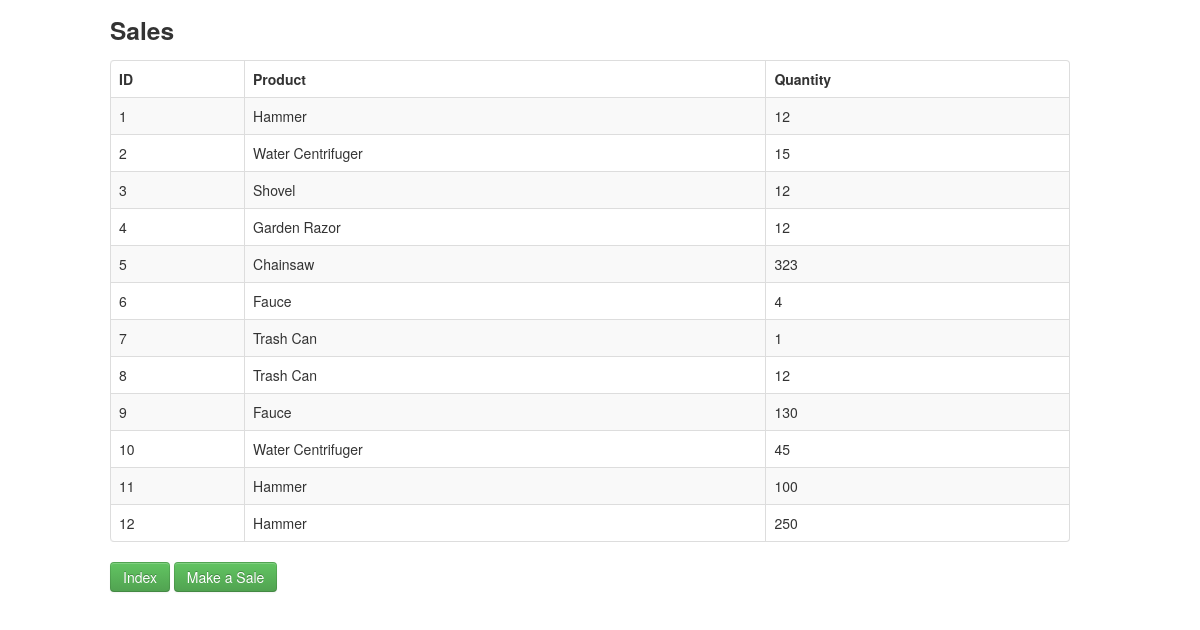
Page /sales.php on the earlier database version.
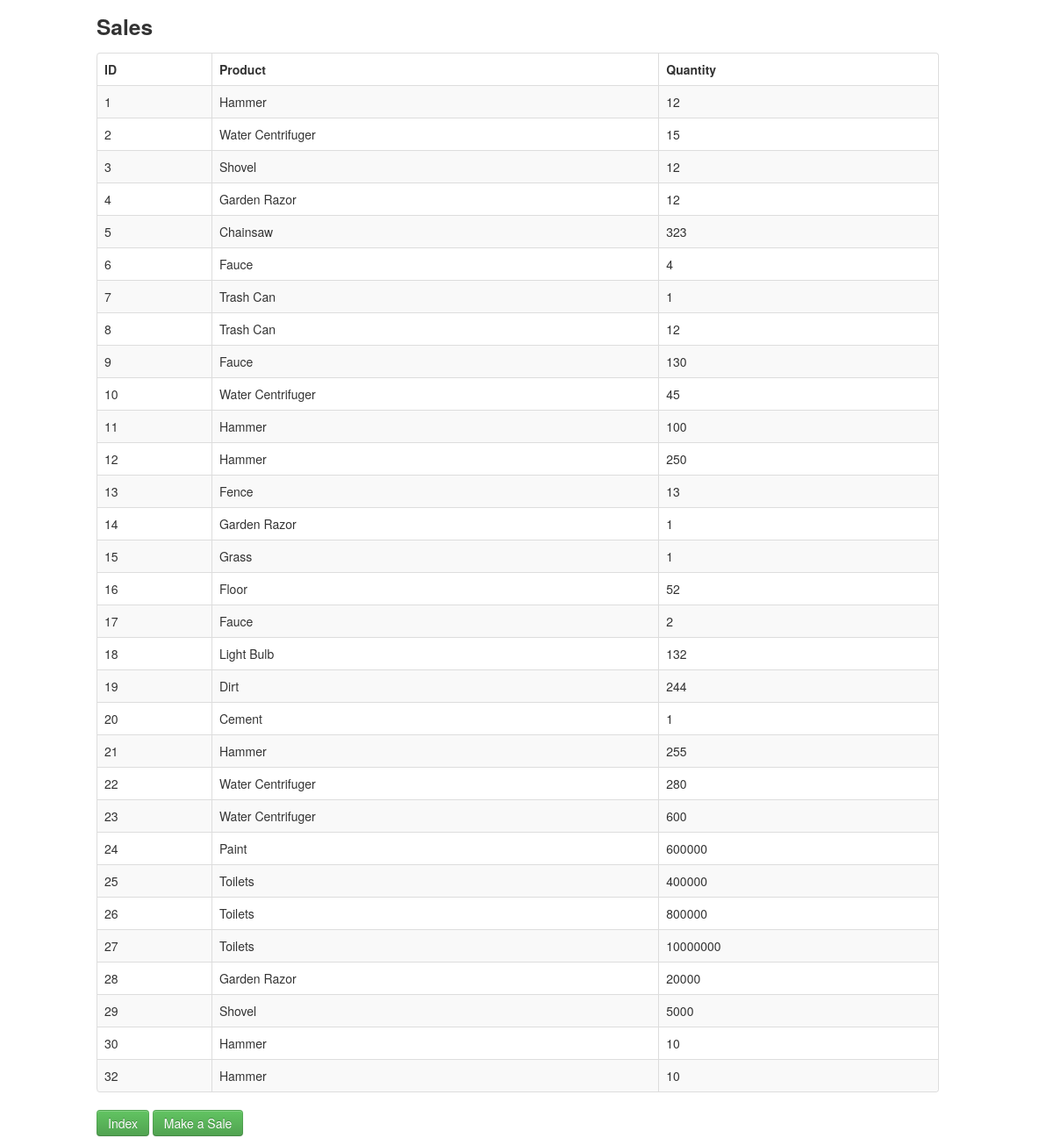
Same page on the later database version.
### tables this page shows
CREATE TABLE `saleProduct` (
  `Id` int(11) NOT NULL AUTO_INCREMENT,
  `product` int(11) DEFAULT NULL,
  `sale` int(11) DEFAULT NULL,
  `quantity` int(11) DEFAULT NULL,
  PRIMARY KEY (`Id`),
  KEY `product` (`product`),
  KEY `sale` (`sale`),
  CONSTRAINT `saleproduct_ibfk_1` FOREIGN KEY (`product`) REFERENCES `product` (`Id`) ON DELETE CASCADE ON UPDATE CASCADE,
  CONSTRAINT `saleproduct_ibfk_2` FOREIGN KEY (`sale`) REFERENCES `sale` (`Id`) ON DELETE CASCADE ON UPDATE CASCADE
);

CREATE TABLE `product` (
  `Id` int(11) NOT NULL AUTO_INCREMENT,
  `name` varchar(30) DEFAULT NULL,
  `price` int(11) DEFAULT NULL,
  `department` int(11) DEFAULT NULL,
  `category` int(11) DEFAULT NULL,
  `orders` int(11) DEFAULT NULL,
  PRIMARY KEY (`Id`),
  KEY `department` (`department`),
  KEY `category` (`category`),
  CONSTRAINT `product_ibfk_1` FOREIGN KEY (`department`) REFERENCES `department` (`Id`) ON DELETE CASCADE ON UPDATE CASCADE,
  CONSTRAINT `product_ibfk_2` FOREIGN KEY (`category`) REFERENCES `category` (`Id`) ON DELETE CASCADE ON UPDATE CASCADE
);

### sales.php (the view, shortened to what this page needs)
<!DOCTYPE html>
<html lang="en">
	<head>
	    <link   href="css/bootstrap.min.css" rel="stylesheet">
	</head>
	<body>
	    <div class="container">
	    		<div class="row">
		   			<h3>Sales</h3>
		   		</div>
				<div class="row">
					<table class="table table-striped table-bordered">
			            <thead>
			                <tr>
			                	<th>ID</th>
			                	<th>Product</th>
			                	<th>Quantity</th>
			                </tr>
			            </thead>
			            <tbody>
			              	<?php
						   	$pdo = Database::connect();
						   	$sql = 'SELECT saleProduct.Id, product.name AS "product", saleProduct.quantity FROM saleProduct INNER JOIN product ON saleProduct.product = product.Id  ORDER BY saleProduct.Id';
						   	foreach ($pdo->query($sql) as $row) {
								echo '<tr>';
	    					   	echo '<td>'. $row['Id'] . '</td>';
	    					  	echo '<td>'. $row['product'] . '</td>';
	    					  	echo '<td>'. $row['quantity'] . '</td>';
							  	echo '</tr>';
						    }
						  	?>
					    </tbody>
		            </table>
		            <p>
						<a href="index.php" class="btn btn-success">Index</a>
						<a href="makeSale.php" class="btn btn-success">Make a Sale</a>
					</p>
	    	</div>
	    </div>
	</body>
</html>

Differences in the rows shown:
added saleproduct: Id "13", product.name "Fence", quantity "13"
added saleproduct: Id "14", product.name "Garden Razor", quantity "1"
added saleproduct: Id "15", product.name "Grass", quantity "1"
added saleproduct: Id "16", product.name "Floor", quantity "52"
added saleproduct: Id "17", product.name "Fauce", quantity "2"
added saleproduct: Id "18", product.name "Light Bulb", quantity "132"
added saleproduct: Id "19", product.name "Dirt", quantity "244"
added saleproduct: Id "20", product.name "Cement", quantity "1"
added saleproduct: Id "21", product.name "Hammer", quantity "255"
added saleproduct: Id "22", product.name "Water Centrifuger", quantity "280"
added saleproduct: Id "23", product.name "Water Centrifuger", quantity "600"
added saleproduct: Id "24", product.name "Paint", quantity "600000"
added saleproduct: Id "25", product.name "Toilets", quantity "400000"
added saleproduct: Id "26", product.name "Toilets", quantity "800000"
added saleproduct: Id "27", product.name "Toilets", quantity "10000000"
added saleproduct: Id "28", product.name "Garden Razor", quantity "20000"
added saleproduct: Id "29", product.name "Shovel", quantity "5000"
added saleproduct: Id "30", product.name "Hammer", quantity "10"
added saleproduct: Id "32", product.name "Hammer", quantity "10"
